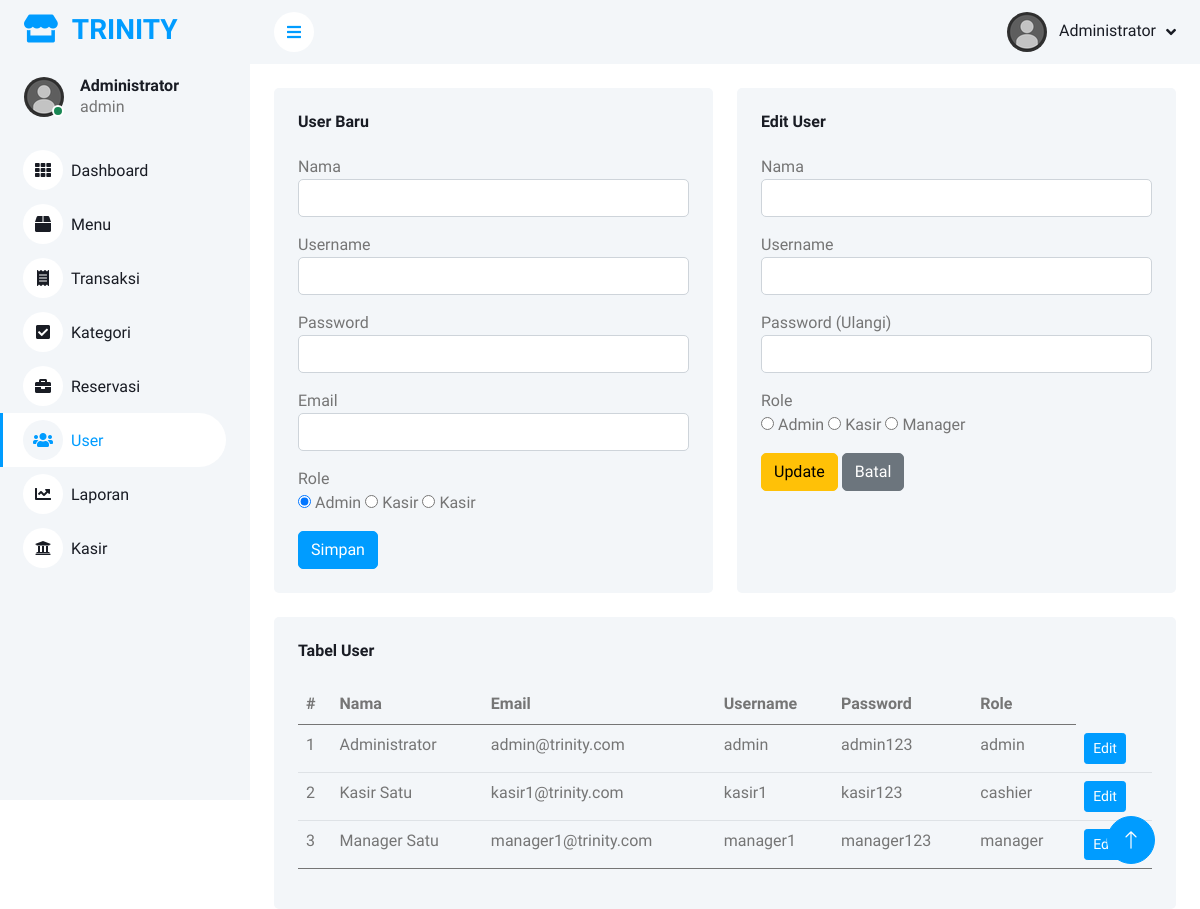
Screenshot of /user.php (signed in) with the database file from the repository.
### tables this page shows
CREATE TABLE IF NOT EXISTS users (
    id INT AUTO_INCREMENT PRIMARY KEY,
    username VARCHAR(50) UNIQUE NOT NULL,
    password VARCHAR(255) NOT NULL,
    full_name VARCHAR(100) NOT NULL,
    email VARCHAR(100) UNIQUE NOT NULL,
    role ENUM('admin', 'cashier', 'manager') DEFAULT 'cashier',
    status ENUM('active', 'inactive') DEFAULT 'active',
    created_at TIMESTAMP DEFAULT CURRENT_TIMESTAMP,
    updated_at TIMESTAMP DEFAULT CURRENT_TIMESTAMP ON UPDATE CURRENT_TIMESTAMP
);

### includes/functions.php (called while the page is built, shortened)
<?php
function getUsers($limit = null) {
    global $pdo;
    $sql = "SELECT * FROM users ORDER BY role ASC";
    $stmt = $pdo->prepare($sql);
    $stmt->execute();
    return $stmt->fetchAll(PDO::FETCH_ASSOC);
}
?>

### user.php (the view, shortened to what this page needs)
<?php
require_once 'config/database.php';
require_once 'includes/functions.php';
$user= getUsers();
$edit_mode = false;
$edit_user = null;
?>
<!DOCTYPE html>
<html lang="en">
<head>
    <link href="https://cdnjs.cloudflare.com/ajax/libs/font-awesome/5.10.0/css/all.min.css" rel="stylesheet">
    <link href="https://cdn.jsdelivr.net/npm/bootstrap-icons@1.4.1/font/bootstrap-icons.css" rel="stylesheet">
    <link href="lib/owlcarousel/assets/owl.carousel.min.css" rel="stylesheet">
    <link href="lib/tempusdominus/css/tempusdominus-bootstrap-4.min.css" rel="stylesheet" />
    <link href="css/bootstrap.min.css" rel="stylesheet">
    <link href="css/style.css" rel="stylesheet">
</head>
<body>
<div class="container-xxl position-relative bg-white d-flex p-0">
        <div class="sidebar pe-4 pb-3">
            <nav class="navbar bg-light navbar-light">
                <a href="index.html" class="navbar-brand mx-4 mb-3">
                    <h3 class="text-primary"><i class="fa fa-store me-2"></i> TRINITY</h3>
                </a>
                <div class="d-flex align-items-center ms-4 mb-4">
                    <div class="position-relative">
                        <img class="rounded-circle" src="img/user.jpg" alt="" style="width: 40px; height: 40px;">
                        <div class="bg-success rounded-circle border border-2 border-white position-absolute end-0 bottom-0 p-1"></div>
                    </div>
                    <div class="ms-3">
                        <h6 class="mb-0"><?php echo $_SESSION['full_name']; ?></h6>
                        <span><?php echo $_SESSION['role']; ?></span>
                    </div>
                </div>
                <div class="navbar-nav w-100">
                    <a href="dashboard.php" class="nav-item nav-link"><i class="fa fa-th me-2"></i>Dashboard</a>
                    <a href="menu.php" class="nav-item nav-link"><i class="fa fa-box me-2"></i>Menu</a>
                    <a href="transaction.php" class="nav-item nav-link"><i class="fa fa-receipt me-2"></i>Transaksi</a>
                    <a href="kategori.php" class="nav-item nav-link"><i class="fa fa-check-square me-2"></i>Kategori</a>
                    <a href="reservation.php" class="nav-item nav-link"><i class="fa fa-briefcase me-2"></i>Reservasi</a>
                    <a href="user.php" class="nav-item nav-link active"><i class="fa fa-users me-2"></i>User</a>
                    <a href="sales.php" class="nav-item nav-link"><i class="fa fa-chart-line me-2"></i>Laporan</a>
                    <a href="pos.php" class="nav-item nav-link"><i class="fa fa-university me-2"></i>Kasir</a>
                </div>
            </nav>
        </div>
        <div class="content">
            <nav class="navbar navbar-expand bg-light navbar-light sticky-top px-4 py-0">
                <a href="#" class="sidebar-toggler flex-shrink-0">
                    <i class="fa fa-bars"></i>
                </a>
                <div class="navbar-nav align-items-center ms-auto">
                    <div class="nav-item dropdown">
                        <a href="#" class="nav-link dropdown-toggle">
                            <img class="rounded-circle me-lg-2" src="img/user.jpg" alt="" style="width: 40px; height: 40px;">
                            <span class="d-none d-lg-inline-flex"><?php echo $_SESSION['full_name']; ?></span>
                        </a>
                    </div>
                </div>
            </nav>
       <div class="container-fluid pt-4 px-4">
           <?php if(!$edit_mode): ?>
            <div class="row g-4">
            <div class="col-sm-12 col-xl-6">
                <div class="bg-light rounded h-100 p-4">
                <h6 class="mb-4">User Baru</h6>
            <form method="POST" action="">
                <div class="mb-3">
                    <label>Nama</label>
                    <input type="text" name="nama" class="form-control" required>
                </div>
                <div class="mb-3">
                    <label>Username</label>
                    <input type="text" name="username" class="form-control" required>
                </div>
                <div class="mb-3">
                    <label>Password</label>
                    <input type="password" name="password" class="form-control" required>
                </div>
                <div class="mb-3">
                    <label>Email</label>
                    <input type="email" name="email" class="form-control" value="<?= $email ?? '' ?>">
                </div>
                <div class="mb-3">
                    <label>Role</label><br>
                    <input type="radio" name="role" value="admin" checked> Admin
                    <input type="radio" name="role" value="cashier"> Kasir
                    <input type="radio" name="role" value="manager"> Kasir
                </div>
                <button type="submit" name="submit_baru" class="btn btn-primary">Simpan</button>
                </form>
            </div>
              <?php endif; ?>
            </div>
            <div class="col-sm-12 col-xl-6">
            <div class="bg-light rounded h-100 p-4">
            <h6 class="mb-4">Edit User</h6>
            <form method="POST" action="">
                <div class="mb-3">
                    <label>Nama</label>
                    <input type="text" name="full_name" class="form-control" required value="<?= $edit_user['full_name'] ?>">
                </div>
                <div class="mb-3">
                    <label>Username</label>
                    <input type="text" name="username" class="form-control" required value="<?= $edit_user['username'] ?>">
                </div>
                <div class="mb-3">
                    <label>Password (Ulangi)</label>
                    <input type="password" name="password" class="form-control" required value ="<?= $edit_user['password'] ?>">
                </div>
                <div class="mb-3">
                    <label>Role</label><br>
                    <input type="radio" name="role" value="admin" <?= $edit_user['role'] == 'admin' ? 'checked' : '' ?>> Admin
                    <input type="radio" name="role" value="cashier" <?= $edit_user['role'] == 'cashier' ? 'checked' : '' ?>> Kasir
                    <input type="radio" name="role" value="manager" <?= $edit_user['role'] == 'manager' ? 'checked' : '' ?>> Manager
                </div>
                <button type="submit" name="submit_edit" class="btn btn-warning">Update</button>
                <a href="user.php" class="btn btn-secondary">Batal</a>
            </form>
                        </div>
                    </div>
                    <div class="col-12">
                        <div class="bg-light rounded h-100 p-4">
                            <h6 class="mb-4">Tabel User</h6>
                            <div class="table-responsive">
                                <table class="table">
                                    <thead>
                                        <tr>
                                            <th scope="col">#</th>
                                            <th scope="col">Nama</th>
                                            <th scope="col">Email</th>
                                            <th scope="col">Username</th>
                                            <th scope="col">Password</th>
                                            <th scope="col">Role</th>
                                        </tr>
                                    </thead>
                <tbody>
                    <?php
                    $users = getUsers();
                    $no = 1;
                    foreach ($users as $user):
                    ?>
                    <tr>
                        <td><?= $no++ ?></td>
                        <td><?= htmlspecialchars($user['full_name']) ?></td>
                        <td><?= htmlspecialchars($user['email']) ?></td>
                        <td><?= htmlspecialchars($user['username']) ?></td>
                        <td><?= htmlspecialchars($user['password']) ?></td>
                        <td><?= htmlspecialchars($user['role']) ?></td>
                        <td>
                            <a href="user.php?edit=<?= $user['id'] ?>" class="btn btn-sm btn-primary">Edit</a>
                        </td>
                    </tr>
                    <?php endforeach; ?>
                </tbody>
        </div>
        <a href="#" class="btn btn-lg btn-primary btn-lg-square back-to-top"><i class="bi bi-arrow-up"></i></a>
    </div>
</body>
</html>

### css/style.css (style rules this page uses)
:root { --primary: #009CFF; --light: #F3F6F9; --dark: #191C24; }
.back-to-top { position: fixed; display: none; right: 45px; bottom: 45px; z-index: 99; }
.btn { transition: .5s; }
.btn.btn-primary { color: #FFFFFF; }
.btn-lg-square { width: 48px; height: 48px; }
.btn-square, .btn-sm-square, .btn-lg-square { padding: 0; display: inline-flex; align-items: center; justify-content: center; font-weight: normal; border-radius: 50px; }
.sidebar { position: fixed; top: 0; left: 0; bottom: 0; width: 250px; height: 100vh; overflow-y: auto; background: var(--light); transition: 0.5s; z-index: 999; }
.content { margin-left: 250px; min-height: 100vh; background: #FFFFFF; transition: 0.5s; }
@media (min-width: 992px) { .sidebar { margin-left: 0; } }
@media (min-width: 992px) { .content { width: calc(100% - 250px); } }
.sidebar .navbar .navbar-nav .nav-link { padding: 7px 20px; color: var(--dark); font-weight: 500; border-left: 3px solid var(--light); border-radius: 0 30px 30px 0; outline: none; }
.sidebar .navbar .navbar-nav .nav-link:hover, .sidebar .navbar .navbar-nav .nav-link.active { color: var(--primary); background: #FFFFFF; border-color: var(--primary); }
.sidebar .navbar .navbar-nav .nav-link i { width: 40px; height: 40px; display: inline-flex; align-items: center; justify-content: center; background: #FFFFFF; border-radius: 40px; }
.sidebar .navbar .navbar-nav .nav-link:hover i, .sidebar .navbar .navbar-nav .nav-link.active i { background: var(--light); }
.content .navbar .navbar-nav .nav-link { margin-left: 25px; padding: 12px 0; color: var(--dark); outline: none; }
.content .navbar .sidebar-toggler, .content .navbar .navbar-nav .nav-link i { width: 40px; height: 40px; display: inline-flex; align-items: center; justify-content: center; background: #FFFFFF; border-radius: 40px; }
.content .navbar .dropdown-toggle::after { margin-left: 6px; vertical-align: middle; border: none; content: "\f107"; font-family: "Font Awesome 5 Free"; font-weight: 900; transition: .5s; }

### rows the page displays
users: full_name "Administrator", email "admin@trinity.com", username "admin", password "admin123", role "admin"
users: full_name "Kasir Satu", email "kasir1@trinity.com", username "kasir1", password "kasir123", role "cashier"
users: full_name "Manager Satu", email "manager1@trinity.com", username "manager1", password "manager123", role "manager"

### other values shown
$_SESSION['full_name'] "Administrator"
$_SESSION['role'] "admin"
